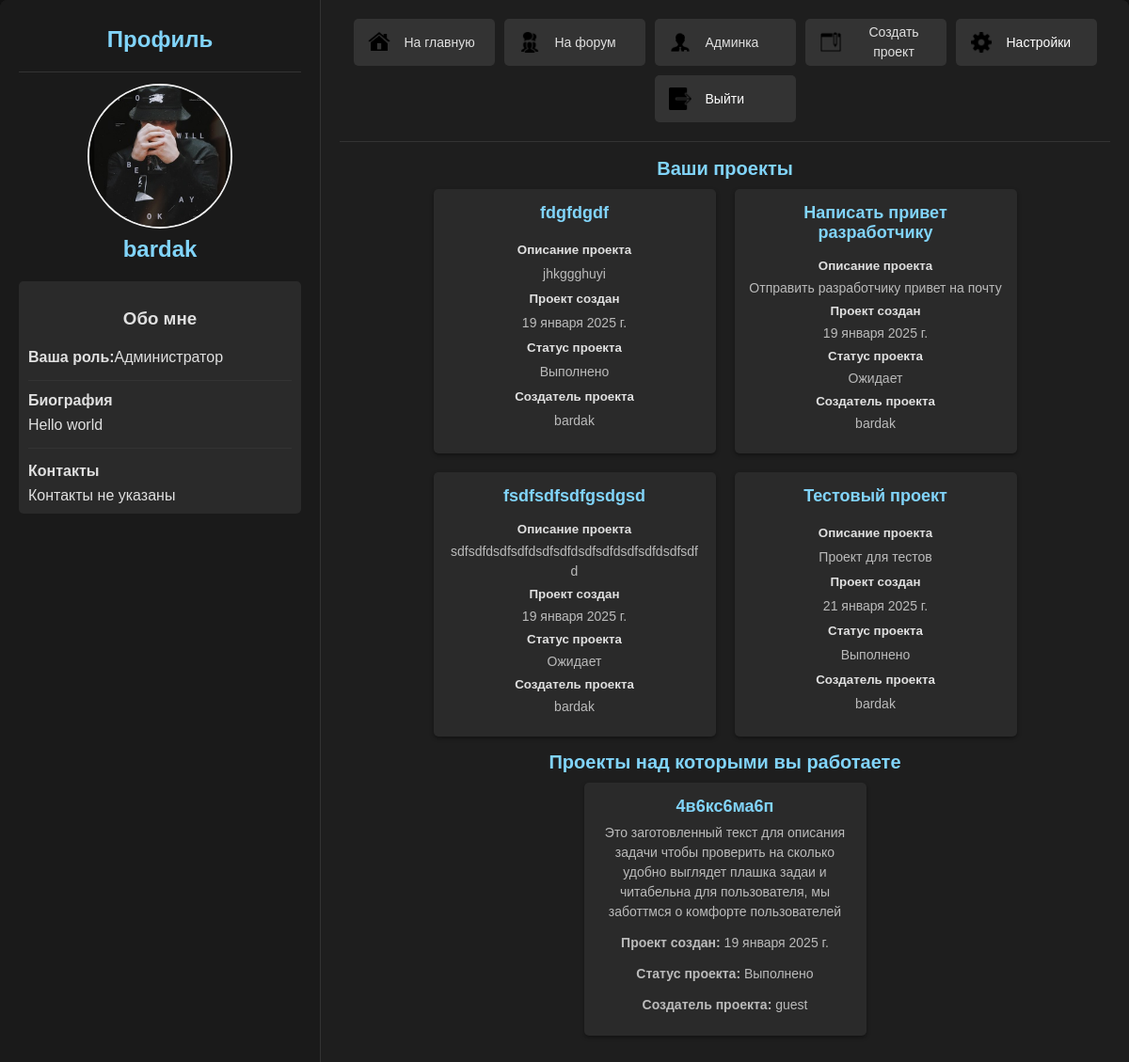
The page /profile/ (signed in) on the database as committed earlier.
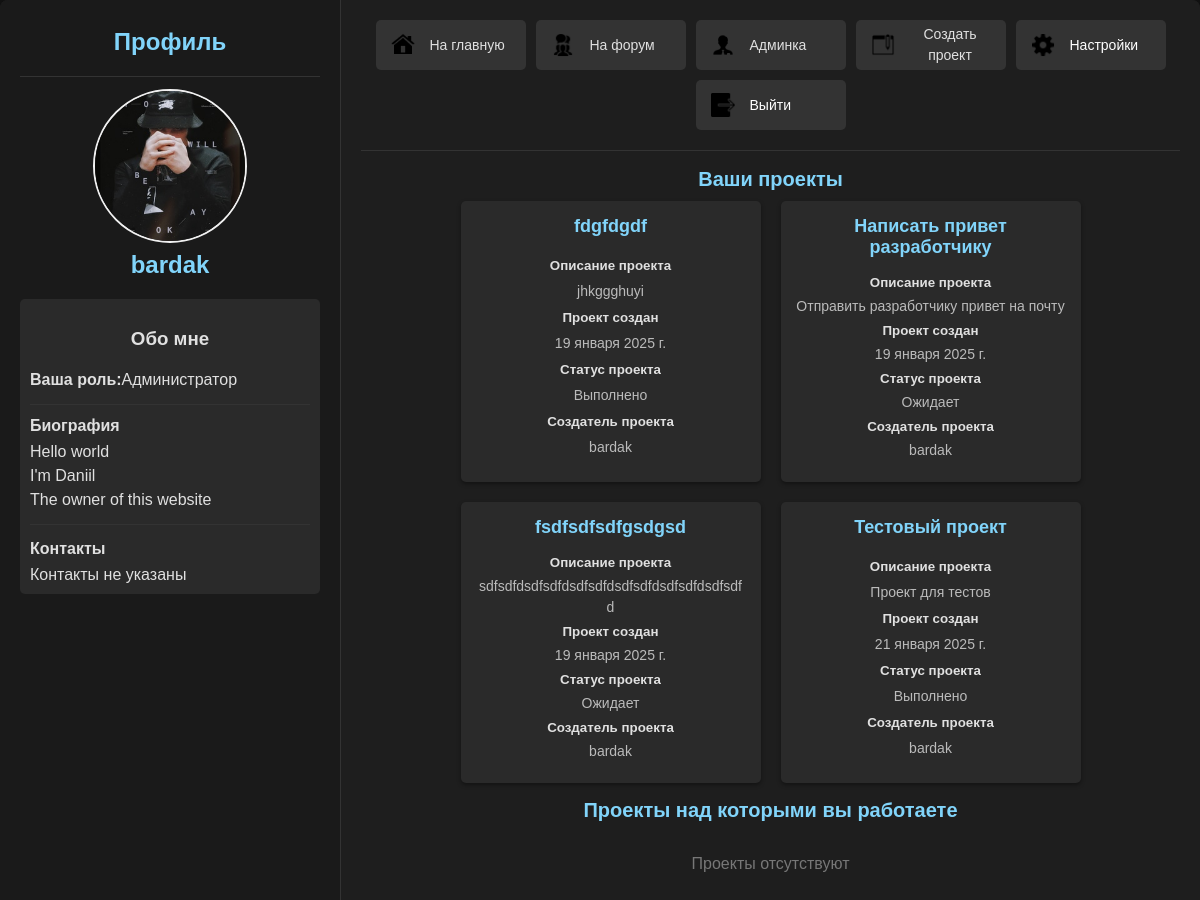
The same page on the database as committed later.
### scp/models.py (models this page shows, shortened)
class Profile(models.Model):
    puser = models.OneToOneField(User, on_delete=models.CASCADE, related_name='profile', unique=True)
    bio = models.TextField(blank=True, null=True)
    avatar = models.ImageField(upload_to='./profile_avatars/', blank=True, null=True)
    role = models.CharField(max_length=50, blank=True, choices=Role.ROLE_CHOICES, default='Исполнитель')
    account = models.BooleanField(default=False)  # Это поле отвечает за статус пользователя
    contacts = models.TextField(default='Контакты не указаны')
    status = models.CharField(max_length=50, choices=Status.BLACKLIST_CHOICES, default='Не заблокирован')

class Project(models.Model):
    title = models.CharField(max_length=100, verbose_name='Название проекта')
    description = models.TextField(verbose_name='Описание проекта')
    code = models.TextField(verbose_name="Код",blank=True, null=True)
    language = models.CharField(max_length=50, choices=Language.LANGUAGE_CHOICES, verbose_name='Язык программирования',default='Не указан')
    status = models.CharField(max_length=50,choices=Status.STATUS_CHOICES, verbose_name="Статус",default='Ожидает')
    owner = models.ForeignKey(User, on_delete=models.CASCADE,related_name='p_owner')
    participants = models.ManyToManyField(User, blank=True, related_name='p_participants')
    created_at = models.DateField(auto_now_add=True)
    complexity = models.CharField(max_length=100 ,choices=Status.PRIORITY_CHOICES, verbose_name="Сложность", default='Не указан')

### scp/views.py (the view)
# urls.py: path('profile/', views.profile, name='profile'), # Профиль
@login_required
def profile(request):
    profiles = get_object_or_404(Profile, puser = request.user)
    projects = Project.objects.filter(owner = request.user)
    memberprojects = Project.objects.filter(participants = request.user)
    return render(request, 'scp/profile.html', {'profile':profiles, 'projects':projects, "memberprojects":memberprojects})

### scp/templates/scp/profile.html (shortened to what the changed rows need)
{% load static %}
<!DOCTYPE html>
<html lang="ru">
<head>
    <link href="{% static 'scp/css/profile.css' %}" rel="stylesheet"/>
</head>
<body>
    <div class="container">
        <div class="left-container">
            <h1>Профиль</h1>
            <hr>
            {% if user.profile.avatar %}
                <div class="avatar-container">
                    <img src="{{ profile.avatar.url }}" alt="Profile Image" class="avatar"/>
                </div>
            {% else %}
                <p class="no-avatar">Нет загруженной аватарки.</p>
            {% endif %}
            <h1>{{ profile.puser }}</h1>
                <div class="profile-info">
                    <h3>Обо мне</h3>
                        <p><strong>Ваша роль:</strong> {{ profile.role }}</p>
                    <hr>
                    {% if profile.bio %}
                        <strong>Биография</strong>
                        <p>{{ profile.bio }}</p>
                    {% else %}
                        <p><strong>Статус:</strong> Данные не указаны</p>
                    {% endif %}
                    <hr>
                    <p><strong>Контакты</strong></p>
                    {{ profile.contacts }}
                </div>
        </div>
        <div class="right-container">
            <div class="title-project">
                <h2>Ваши проекты</h2>
            </div>
            <div class="projects-container">
                {% for project in projects %}
                    <form method="post" action="{% url 'info_project' project.id %}">
                        <button type="submit" class="project-btn">
                            <h3>{{ project.title }}</h3><br>
                            <strong>Описание проекта</strong>
                            <p>{{ project.description }}</p>
                            <strong>Проект создан</strong>
                            <p>{{ project.created_at }}</p>
                            <strong>Статус проекта</strong>
                            <p>{{ project.status }}</p>
                            <strong>Создатель проекта</strong>
                            <p>{{ project.owner }}</p>
                        </button>
                    </form>
                {% empty %}
                    <p class="empty">Проекты отсутствуют</p>
                {% endfor %}
            </div>
            <div class="title-project">
                <h2>Проекты над которыми вы работаете</h2>
            </div>
            <div class="projects-container">
                {% for memberproject in memberprojects %}
                    <form method="post" action="{% url 'info_project' memberproject.id %}">
                        <button type="submit" class="project-btn">
                            <h3>{{ memberproject.title }}</h3>
                            <p>{{ memberproject.description }}</p>
                            <p><strong>Проект создан:</strong> {{ memberproject.created_at }}</p>
                            <p><strong>Статус проекта:</strong> {{ memberproject.status }}</p>
                            <p><strong>Создатель проекта:</strong> {{ memberproject.owner }}</p>
                        </button>
                    </form>
                {% empty %}
                    <p class="empty">Проекты отсутствуют</p>
                {% endfor %}
            </div>
        </div>
    </div>
</body>
</html>

Rows that differ between the two databases and show on the page:
removed Project: title "4в6кс6ма6п", description "Это заготовленный текст для описания задачи чтобы проверить на сколько удобно выглядет плашка задаи и читабельна для пользователя, мы заботтмся о комфорте пользователей", created_at "19 января 2025 г.", status "Выполнено", owner "guest", shown under "Проекты над которыми вы работаете"
changed Profile "Администратор": bio "Hello world" → "Hello world I'm Daniil The owner of this website"
Other text that changed with them:
text now shown: "Проекты отсутствуют"
